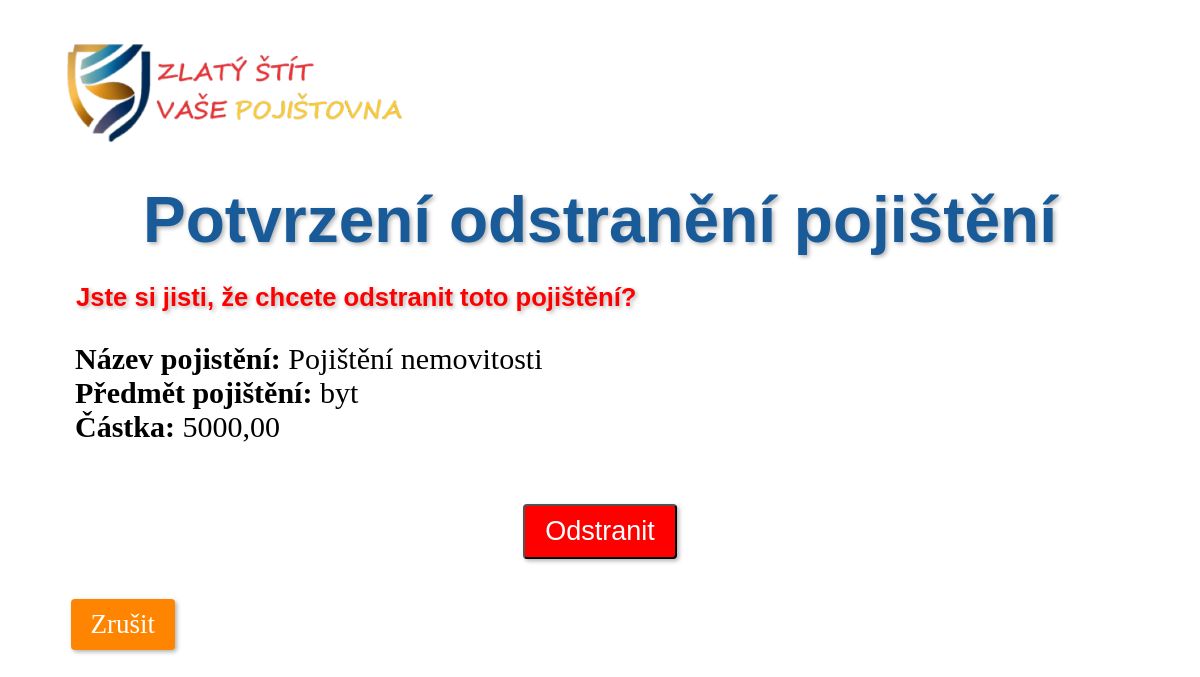
Screenshot of /pojisteni/pojisteni/2/odstranit/ with the database file from the repository.
### pojisteni/models.py (models this page shows, shortened)
class Pojisteni(models.Model):
    pojisteny_objekt = models.ForeignKey(Pojisteny, on_delete=models.CASCADE, related_name='pojisteni_set')
    nazev = models.CharField(max_length=100, blank=True)
    castka = models.DecimalField(max_digits=10, decimal_places=2, null=True)
    predmet = models.CharField(max_length=100, blank=True)
    platnost_od = models.DateField(blank=True, null=True)
    platnost_do = models.DateField(blank=True, null=True)
    class Meta:
        db_table = 'pojisteni'

### pojisteni/views.py (the view)
# urls.py: path('pojisteni/<int:pk>/odstranit/', views.odstranit_pojisteni, name='odstranit_pojisteni'),
def odstranit_pojisteni(request, pk):
    pojisteni = get_object_or_404(Pojisteni, pk=pk)
    pojisteny = pojisteni.pojisteny_objekt
    if request.method == 'POST':
        pojisteni.delete()
        return redirect('seznam_pojistenych')
    return render(request, 'odstranit_pojisteni.html', {'pojisteni': pojisteni, 'pojisteny': pojisteny})

### pojisteni/templates/odstranit_pojisteni.html (shortened to what this page needs)
{% load static %}
<link rel="stylesheet" href="{% static 'pojisteni/style.css' %}">
{% block content %}
<div class="row">
  <img id="logo" src="{% static 'pojisteni/images/logo6.png' %}" alt="Logo">
<h1>Potvrzení odstranění pojištění</h1>
<h2 class="upozorneni">Jste si jisti, že chcete odstranit toto pojištění?</h2>
<div class="del-inf">
  <p><strong>Název pojistění:</strong> {{ pojisteni.nazev }}</p>
  <p><strong>Předmět pojištění:</strong> {{ pojisteni.predmet }}</p>
  <p><strong>Částka:</strong> {{ pojisteni.castka }}</p>
</div>
<form class="form-odstr" method="POST" action="{% url 'odstranit_pojisteni' pk=pojisteni.pk %}">
  <input type="submit" value="Odstranit" class="btn btn-danger">
</form>
<a href="{% url 'detail_pojisteneho' pk=pojisteny.pk %}" class="btn btn-secondary btn-zrus">Zrušit</a>
{% endblock %}

### pojisteni/static/pojisteni/style.css (style rules this page uses)
* { margin: 0; padding: 0; box-sizing: border-box; }
.row { max-width: 1140px; margin: auto; }
#logo { max-width: 30%; margin: 3%; }
h1 { font-size: 4em; text-align: center; font-family: Verdana, Geneva, Tahoma, sans-serif; color: #195a98; text-shadow: 2px 2px 4px rgba(0, 0, 0, 0.3); }
h2 { font-size: 1.6em; font-family: Verdana, Geneva, Tahoma, sans-serif; color: #071467; text-shadow: 2px 2px 4px rgba(0, 0, 0, 0.3); margin-top: 1em; margin-bottom: 0.5em; margin-left: 0.3em; }
.upozorneni { color: #ff0000; margin-left: 1.8em; }
.btn { display: inline-block; padding: 10px 20px; background-color: #17c600; color: #fff; text-decoration: none; border-radius: 4px; font-size: 27px; box-shadow: 2px 2px 4px rgba(0, 0, 0, 0.3); }
.btn-zrus { margin-left: 1.5em; background-color: #ff8400; }
.btn-danger { background-color: #ff0000; }
form { margin: 1em; text-align: center; font-size: 40px; background-color: rgb(177, 201, 201); }
.form-odstr { background-color: #ffffff; }
.del-inf { font-size: 30px; margin-left: 1.5em; margin-top: 1em; margin-bottom: 2em; }

### rows the page displays
Pojisteni: nazev "Pojištění nemovitosti", predmet "byt", castka "5000,00"
